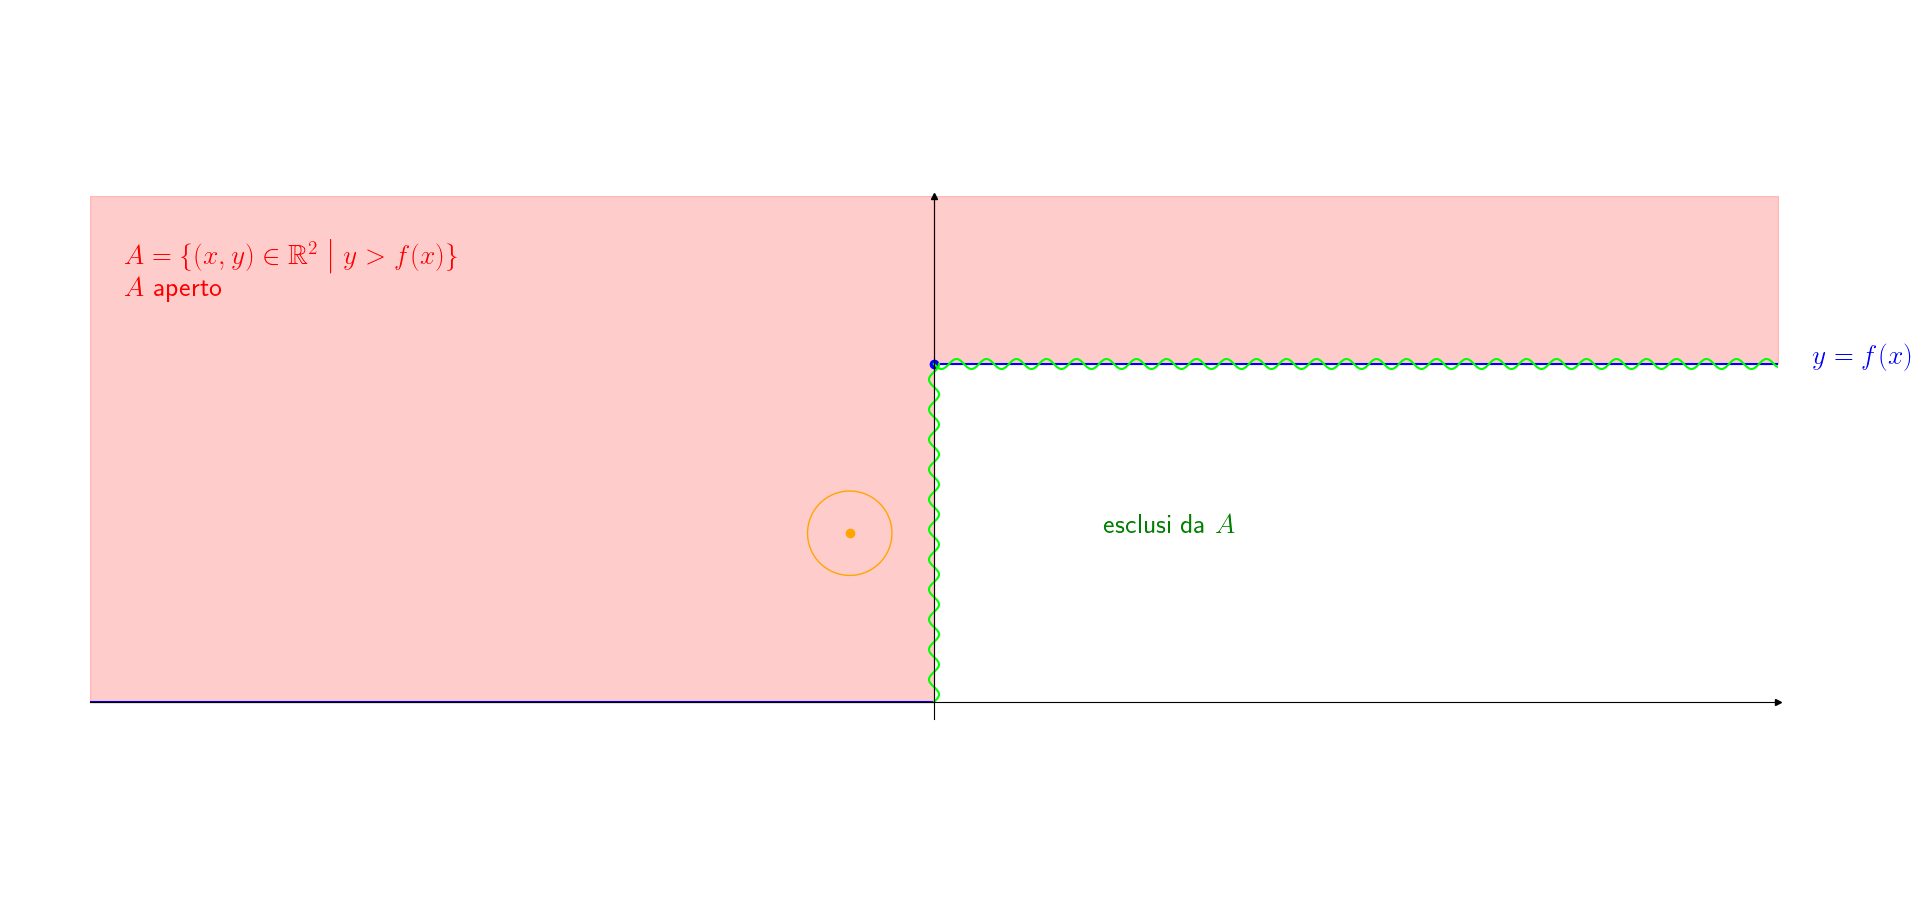

Here is the Python script that generated this plot:
from matplotlib import pyplot
import matplotlib.pyplot as plt
import numpy as np 
import matplotlib.patches as patches
import matplotlib as mpl


plt.rcParams['text.usetex'] = True #using latex
params = {'font.size': 20, 'text.latex.preamble' : r"\usepackage{amsmath} \usepackage{amssymb}"}
#font size
pyplot.rcParams.update(params)


fig, ax1 = plt.subplots()

# Select length of axes and the space between tick labels
xmin, xmax, ymin, ymax = -5, 5, -.1, 3

# Set identical scales for both axes
ax1.set(xlim=(xmin, xmax), ylim=(ymin, ymax), aspect=1)

# Set bottom and left spines as x and y axes of coordinate system
ax1.spines['bottom'].set_position('zero')
ax1.spines['left'].set_position('zero')

# Remove top and right spines
ax1.spines['top'].set_visible(False)
ax1.spines['right'].set_visible(False)

# Create 'x' and 'y' labels placed at the end of the axes
#ax1.set_xlabel('$x$', labelpad=-24, x=1.03)
#ax1.set_ylabel('$y$', labelpad=-21, y=1.02, rotation=0)

# Draw arrows
arrow_fmt = dict(markersize=4, color='black', clip_on=False)
ax1.plot((1), (0), marker='>', transform=ax1.get_yaxis_transform(), **arrow_fmt)
ax1.plot((0), (1), marker='^', transform=ax1.get_xaxis_transform(), **arrow_fmt)


# Use tex in labels

ax1.set_xticks([])
ax1.set_xticklabels([])
ax1.set_yticks([])
ax1.set_yticklabels([])


ax1.fill_between(x=[xmin, 0], y1=[0, 0], y2=[ymax, ymax], color = (1, 0, 0, .2))
ax1.fill_between(x=[0, xmax], y1=[2, 2], y2=[ymax, ymax], color = (1, 0, 0, .2))

ax1.plot([xmin, 0], [0, 0], color = (0, 0, 1, 1))
ax1.plot([0, xmax], [2, 2], color = (0, 0, 1, 1))
ax1.scatter(0, 2, marker='o', color=(0, 0, 1, 1))

ax1.scatter(-.5, 1, marker='o', color=(1, 165/255, 0, 1))
c1 = patches.Circle([-.5, 1], radius=.25, edgecolor=(1, 165/255, 0, 1), facecolor=(0, 0, 0, 0))
ax1.add_patch(c1)


with mpl.rc_context({"path.sketch":(5, 30, 1)}):
    ax1.plot([0, 0], [0, 2], color = (0, 1, 0, 1))
    ax1.plot([0, xmax], [2, 2], color = (0, 1, 0, 1))



#Add text
ax1.text(xmax + .2, 2, r"$y=f(x)$", color="b")
ax1.text(1, 1, r"esclusi da $A$", color="g")
ax1.text(-4.8, 2.4, r"""$A = \{ (x,y) \in \mathbb{R}^{2} \; \big| \; y > f(x) \}$ \\
                        $A $ aperto""", color="r")

plt.tight_layout()
plt.show()
